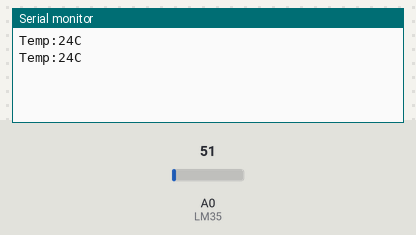
A sketch run on a simulated Arduino Uno, built with avr-gcc and run on an emulated ATmega328P. Shown: the last lines printed to the serial monitor. The inputs (shaded band) are chosen by the test bench; at power-on: A0 (LM35) = 51.

Above: at 3.8 s.
3.9 s: A0 (LM35) set to 61
At 6.9 s:
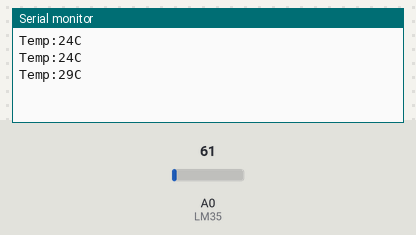
7.8 s: A0 (LM35) set to 71
At 10.4 s:
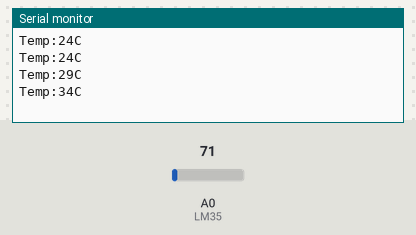
Timing chart, 0 to 11.9 s (numbered marks = the images above; inputs shaded):
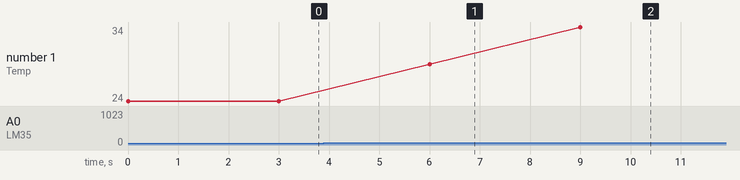

Measured:
- after the input at 3.9 s, the serial monitor: prints a new line after 2.1 s (image 1)
- after the input at 7.8 s, the serial monitor: prints a new line after 1.2 s (image 2)
- plotted number 1: 24 → 29 after the input at 3.9 s, 29 → 34 after the input at 7.8 s

The sketch:

LM35.ino
```cpp
const byte LM35 = A0;  // LM35溫度感測器接在A0腳

void setup() {
  Serial.begin(9600);
}

void loop() {
  int val;
  int temp;

  val = analogRead(LM35); // 讀取並暫存感測器的類比值
  temp = val * 0.488;

  Serial.print("Temp:");
  Serial.print(temp);        // 在序列埠監控視窗顯示溫度值
  Serial.println("C");

  delay(3000);    // 暫停3秒
}
```
